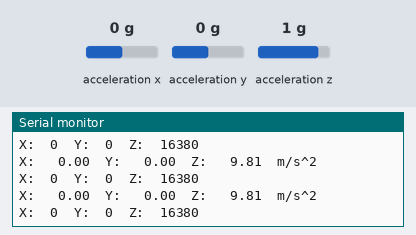
Simulated run of this sketch. Board: Arduino Uno, built with avr-gcc and run on an emulated ATmega328P. On the bench: the last lines printed to the serial monitor. The inputs (shaded band) are chosen by the test bench; at power-on: acceleration x 0 g, acceleration y 0 g, acceleration z 1 g.

Above: at 1.2 s.
1.3 s: acceleration x set to -1.4 g
At 1.8 s:
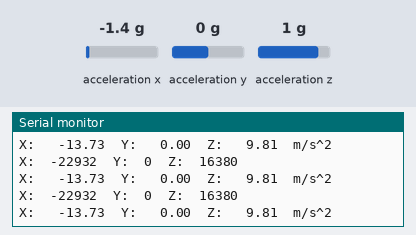
4.3 s: acceleration y set to -0.8 g
At 5.2 s:
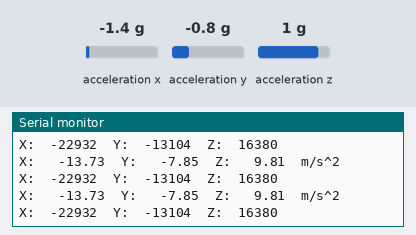
7.3 s: acceleration z set to -1.4 g
At 8.1 s:
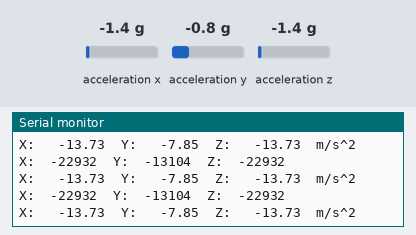
10.3 s: acceleration x set to -0.8 g
At 10.8 s:
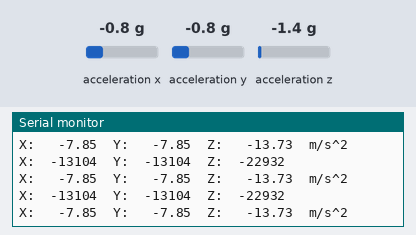
13.3 s: acceleration y set to -1.4 g
At 14.2 s:
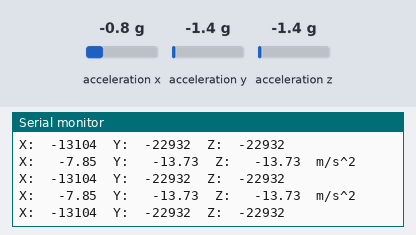
16.3 s: acceleration z set to 0.8 g
At 17.0 s:
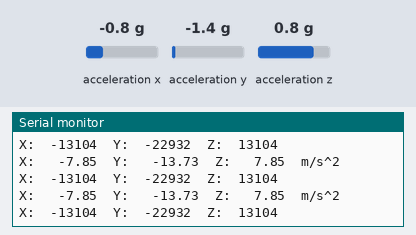
Timing chart, 0 to 19.3 s (numbered marks = the images above; inputs shaded):
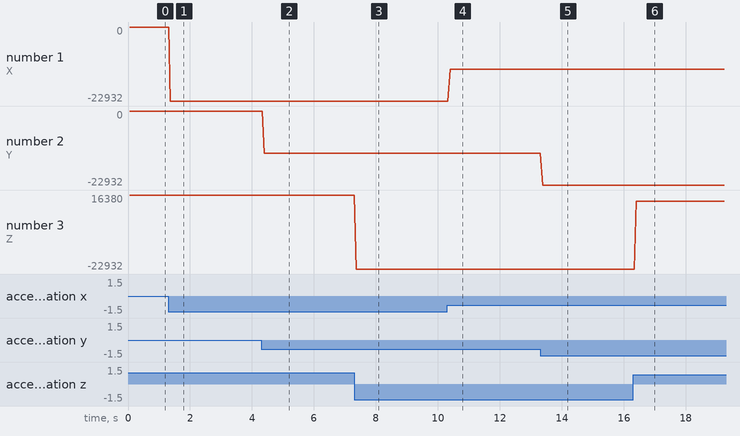

Measured:
- after the input at 1.3 s, the serial monitor: prints a new line after 0.07 s (image 1)
- after the input at 4.3 s, the serial monitor: prints a new line after 0.10 s (image 2)
- after the input at 7.3 s, the serial monitor: prints a new line after 0.07 s (image 3)
- after the input at 10.3 s, the serial monitor: prints a new line after 0.10 s (image 4)
- after the input at 13.3 s, the serial monitor: prints a new line after 0.08 s (image 5)
- after the input at 16.3 s, the serial monitor: prints a new line after 0.07 s (image 6)
- plotted number 1: 0 → -22932 after the input at 1.3 s
- plotted number 2: 0 → -13104 after the input at 4.3 s

The sketch:

MMA8451_I2C.ino
```cpp
//based upon arduino sketch
//uses Arduino Wire and Adafruit libraries
//currently rewriting both this and libraries


#include <Wire.h>
#include <Adafruit_MMA8451.h>
#include <Adafruit_Sensor.h>

Adafruit_MMA8451 mma = Adafruit_MMA8451();

void setup(void) {
  Serial.begin(9600);

  Serial.println("Adafruit MMA8451 test!");


  if (! mma.begin()) {
    Serial.println("Couldnt start");
    while (1);
  }
  Serial.println("MMA8451 found!");

  mma.setRange(MMA8451_RANGE_2_G);
  //mma.setRange(MMA8451_RANGE_4_G);
  //mma.setRange(MMA8451_RANGE_8_G);

  Serial.print("Range = ");
  Serial.print(2 << mma.getRange());
  Serial.println("G");

}

void loop() {
  // Read raw data 14-bit counts
  mma.read();
  Serial.print("X:\t");
  Serial.print(mma.x);

  Serial.print("\tY:\t");
  Serial.print(mma.y);

  Serial.print("\tZ:\t");
  Serial.print(mma.z);

  Serial.println();

  /* Get a new sensor event */
  sensors_event_t event;
  mma.getEvent(&event);

  /* Display the results (acceleration is measured in m/s^2) */
 // /*Gets rid of 4%!
  Serial.print("X: \t");
  Serial.print(event.acceleration.x);
  Serial.print("\t");

  Serial.print("Y: \t");
  Serial.print(event.acceleration.y);
  Serial.print("\t");

  Serial.print("Z: \t");
  Serial.print(event.acceleration.z);
  Serial.print("\t");

  Serial.println("m/s^2 ");
 // */
  /* Get the orientation of the sensor */

 /*
  uint8_t o = mma.getOrientation();

  switch (o) {
    case MMA8451_PL_PUF:
      Serial.println("Portrait Up Front");
      break;
    case MMA8451_PL_PUB:
      Serial.println("Portrait Up Back");
      break;
    case MMA8451_PL_PDF:
      Serial.println("Portrait Down Front");
      break;
    case MMA8451_PL_PDB:
      Serial.println("Portrait Down Back");
      break;
    case MMA8451_PL_LRF:
      Serial.println("Landscape Right Front");
      break;
    case MMA8451_PL_LRB:
      Serial.println("Landscape Right Back");
      break;
    case MMA8451_PL_LLF:
      Serial.println("Landscape Left Front");
      break;
    case MMA8451_PL_LLB:
      Serial.println("Landscape Left Back");
      break;
    }
  Serial.println();
  delay(500);
*/
}
```
